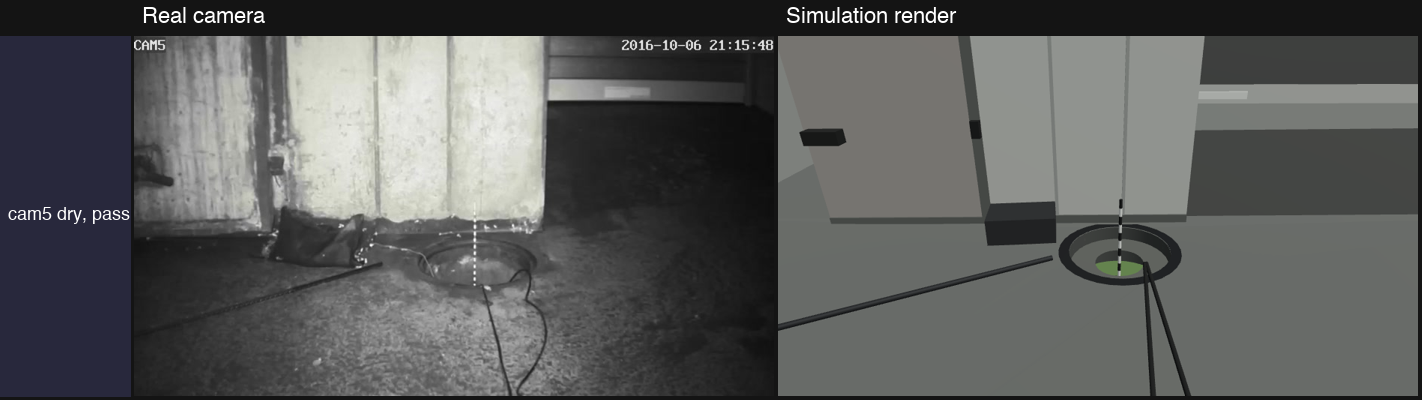
#> input picture runs/loop/calib_video/round_00/contact_3.png, 1422 x 400 px
$ python scene_score_check.py ../runs/loop/calib_video/round_00/contact_3.png   (older library calls are emulated)
#> lines starting #> are read from the running program, lines starting #| are printed output that depends on the picture; after the words box and inside, x2 and y2 are one past the last pixel; in counts of white or black regions, pixels touching at a corner belong together
### backend/scene_score.py
"""Scene-alignment score: how well a render's structure lines up with a real camera frame.

Compares edges, not texture or colour, so a night infrared frame and a flat-shaded
render can be compared. Higher score is better (0 to 100).

    python -m backend.scene_score REAL RENDER [--overlay out.png]
"""
import argparse
import json
from pathlib import Path

import cv2
import numpy as np

W, H = 640, 360
TRUNC_PX = 40.0          # chamfer distances are capped here so one missing wall cannot dominate
ORI_BINS = 12            # orientation bins over 0..180 degrees
GRID = (3, 3)            # orientation histograms per cell, so they are position-aware
MIN_EDGE_LEN = 25        # drop short edge fragments (floor texture, noise)
HI_PCT = 90              # Canny high threshold = this percentile of gradient magnitude
MIN_HI = 15.0            # floor for flat images

# Overlay regions as fractions of the frame (x0, y0, x1, y1): camera label top left, clock top right.
OVERLAY_MASKS = [(0.0, 0.0, 0.07, 0.07), (0.74, 0.0, 1.0, 0.07)]
BORDER_PX = 4


def _load_gray(img):
    if isinstance(img, (str, Path)):
        a = cv2.imread(str(img), cv2.IMREAD_GRAYSCALE)
        if a is None:
            raise FileNotFoundError(img)
    else:
        a = img if img.ndim == 2 else cv2.cvtColor(img, cv2.COLOR_BGR2GRAY)
    return cv2.resize(a, (W, H), interpolation=cv2.INTER_AREA)


def _valid_mask():
    m = np.ones((H, W), np.uint8)
    for x0, y0, x1, y1 in OVERLAY_MASKS:
        m[int(y0 * H):int(np.ceil(y1 * H)), int(x0 * W):int(np.ceil(x1 * W))] = 0
    m[:BORDER_PX], m[-BORDER_PX:], m[:, :BORDER_PX], m[:, -BORDER_PX:] = 0, 0, 0, 0
    return m


def _edges(gray):
    """Structural edges: equalise lighting, blur out texture, auto-threshold Canny, drop short bits."""
    g = cv2.createCLAHE(clipLimit=2.0, tileGridSize=(8, 8)).apply(gray)
    g = cv2.bilateralFilter(g, 9, 40, 9)
    g = cv2.GaussianBlur(g, (0, 0), 2.0)
    # Auto thresholds from this image's own gradient distribution, so a dim IR frame
    # and a bright flat render each keep their strongest edges.
    gx = cv2.Sobel(g, cv2.CV_32F, 1, 0, ksize=3)
    gy = cv2.Sobel(g, cv2.CV_32F, 0, 1, ksize=3)
    mag = np.hypot(gx, gy)
    hi = max(float(np.percentile(mag, HI_PCT)), MIN_HI)
    lo = 0.4 * hi
    e = cv2.Canny(g, lo, hi, L2gradient=True)
    e[_valid_mask() == 0] = 0
    n, lab, stats, _ = cv2.connectedComponentsWithStats((e > 0).astype(np.uint8), connectivity=8)
    keep = np.zeros(n, bool)
    keep[1:] = np.maximum(stats[1:, cv2.CC_STAT_WIDTH], stats[1:, cv2.CC_STAT_HEIGHT]) >= MIN_EDGE_LEN
    e = (keep[lab] * 255).astype(np.uint8)
    return e, gx, gy


def _chamfer(src, dst):
    """Mean distance (px) from each edge pixel of src to the nearest edge pixel of dst."""
    if not src.any():
        return TRUNC_PX
    if not dst.any():
        return TRUNC_PX
    dt = cv2.distanceTransform((dst == 0).astype(np.uint8), cv2.DIST_L2, 5)
    d = np.minimum(dt[src > 0], TRUNC_PX)
    return float(d.mean())


def _ori_hist(edges, gx, gy):
    ys, xs = np.nonzero(edges)
    ang = (np.degrees(np.arctan2(gy[ys, xs], gx[ys, xs])) % 180.0)
    b = np.minimum((ang / 180.0 * ORI_BINS).astype(int), ORI_BINS - 1)
    cy = np.minimum(ys * GRID[0] // H, GRID[0] - 1)
    cx = np.minimum(xs * GRID[1] // W, GRID[1] - 1)
    h = np.zeros((GRID[0], GRID[1], ORI_BINS))
    np.add.at(h, (cy, cx, b), 1.0)
    # Light circular smoothing so a 1-bin rotation is not a full miss.
    h = 0.5 * h + 0.25 * np.roll(h, 1, axis=2) + 0.25 * np.roll(h, -1, axis=2)
    return h


def _ori_sim(ha, hb):
    """Edge-count weighted cosine similarity of per-cell orientation histograms (0..1)."""
    sims, wts = [], []
    for i in range(GRID[0]):
        for j in range(GRID[1]):
            a, b = ha[i, j], hb[i, j]
            na, nb = np.linalg.norm(a), np.linalg.norm(b)
            w = a.sum() + b.sum()
            if w == 0:
                continue
            sims.append(0.0 if na == 0 or nb == 0 else float(a @ b / (na * nb)))
            wts.append(w)
    return float(np.average(sims, weights=wts)) if sims else 0.0


def structure_score(real_path, render_path):
    ea, gxa, gya = _edges(_load_gray(real_path))
    eb, gxb, gyb = _edges(_load_gray(render_path))
    real_to_render = _chamfer(ea, eb)
    render_to_real = _chamfer(eb, ea)
    chamfer = 0.5 * (real_to_render + render_to_real)
    osim = _ori_sim(_ori_hist(ea, gxa, gya), _ori_hist(eb, gxb, gyb))
    s_ch = max(0.0, 1.0 - chamfer / TRUNC_PX)
    score = 100.0 * (0.6 * s_ch + 0.4 * osim)
    return {
        "chamfer_px": round(chamfer, 2),
        "chamfer_real_to_render_px": round(real_to_render, 2),
        "chamfer_render_to_real_px": round(render_to_real, 2),
        "orientation_sim": round(osim, 3),
        "score": round(score, 1),
    }


# [43 lines left out: functions side_by_side, _main, not called in this run]


# [2 lines that do not run on import are left out]

### backend/scene_score_check.py
"""Sanity check for scene_score: the score must rank closer structure higher.

    python -m backend.scene_score_check [REAL_CAM5_FRAME]
"""
import sys
from pathlib import Path

import cv2

from backend.scene_score import side_by_side, structure_score

ROOT = Path(__file__).resolve().parent.parent
OUT = ROOT / "runs" / "scene_score"
REAL = ROOT / "data/raw/video/frames/ev32_cam5_dry_ref211500.jpg"


def _perturb(src, dst, dx, dy, deg, scale=1.0):
    img = cv2.imread(str(src))
    h, w = img.shape[:2]
    m = cv2.getRotationMatrix2D((w / 2, h / 2), deg, scale)
    m[:, 2] += (dx, dy)
    cv2.imwrite(str(dst), cv2.warpAffine(img, m, (w, h), borderMode=cv2.BORDER_REFLECT))
    return dst


def main():
    real = Path(sys.argv[1]) if len(sys.argv) > 1 else REAL
    OUT.mkdir(parents=True, exist_ok=True)
    small = _perturb(real, OUT / "real_shift_small.png", 12, 6, 1.0)
#> in _perturb, img is the input picture: shape (400, 1422, 3); mean B, G, R 90.9, 91.4, 90.4
    big = _perturb(real, OUT / "real_shift_big.png", 60, 30, 5.0, 1.05)
    cases = [
        ("real vs itself", real),
        ("real vs shift 12px + rot 1deg", small),
        ("real vs shift 60px + rot 5deg", big),
        ("real vs r0_blind cam5", OUT / "r0_blind/cam5_t00000.png"),
        ("real vs placeholder cam5", OUT / "placeholder/cam5_t00000.png"),
        ("real vs r0_blind cam1", OUT / "r0_blind/cam1_t00000.png"),
        ("real vs placeholder cam1", OUT / "placeholder/cam1_t00000.png"),
    ]
    rows = []
    print(f"{'case':34s} {'score':>6s} {'chamfer':>8s} {'r->s':>6s} {'s->r':>6s} {'orient':>7s}")
    for name, p in cases:
        s = structure_score(real, p)
#> in _edges, `g = cv2.GaussianBlur(g, (0, 0), 2.0)`:
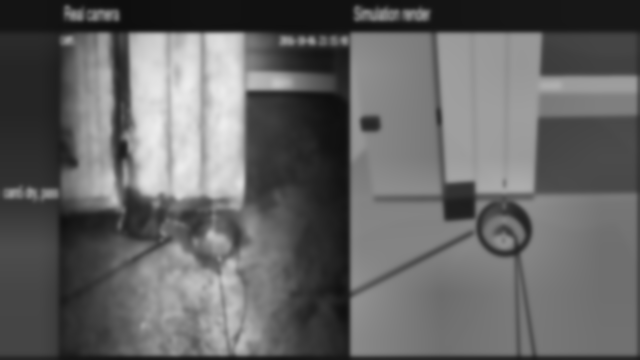
#> g: shape (360, 640); min 14, max 236, mean 100.7
#> in _edges, `gx = cv2.Sobel(g, cv2.CV_32F, 1, 0, ksize=3)`:
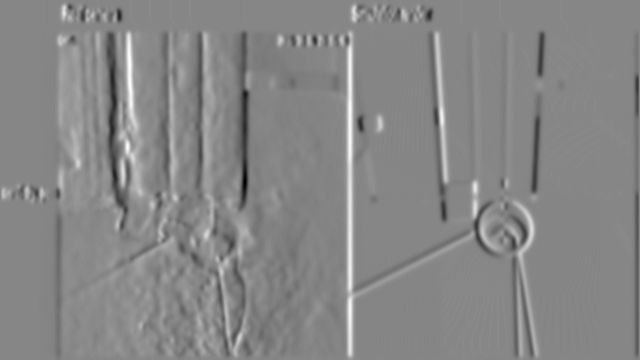
#> gx: shape (360, 640) float32; min -238, max 212, mean 0.2; drawn with min black and max white
#> in _edges, `gy = cv2.Sobel(g, cv2.CV_32F, 0, 1, ksize=3)`:
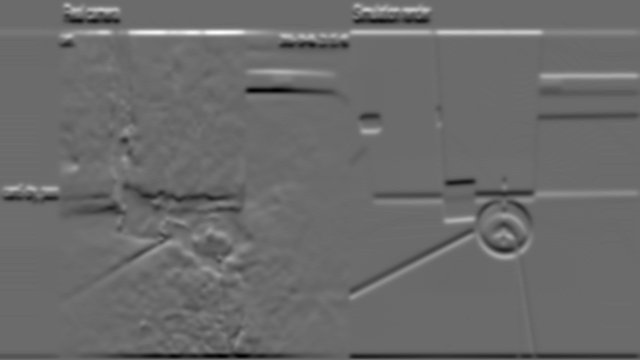
#> gy: shape (360, 640) float32; min -223, max 307, mean 0.3; drawn with min black and max white
#> in _edges, `mag = np.hypot(gx, gy)`:
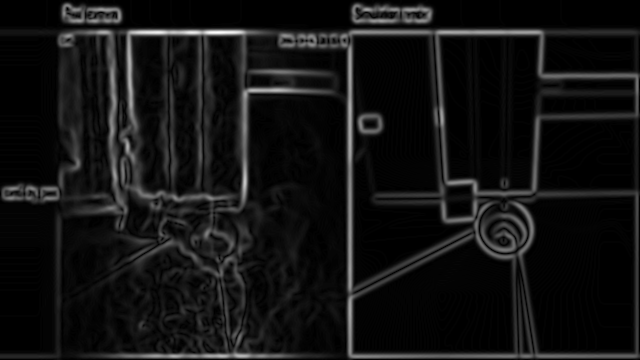
#> mag: shape (360, 640) float32; min 0, max 307, mean 22.9; drawn with min black and max white
#> in _edges, `hi = max(float(np.percentile(mag, HI_PCT)), MIN_HI)`: hi = 68.12
#> in _edges, `lo = 0.4 * hi`: lo = 27.25
#> in _edges, `e = cv2.Canny(g, lo, hi, L2gradient=True)`: e: shape (360, 640); 3.4% white in thin lines or dots
#> in _edges, `e[_valid_mask() == 0] = 0`:
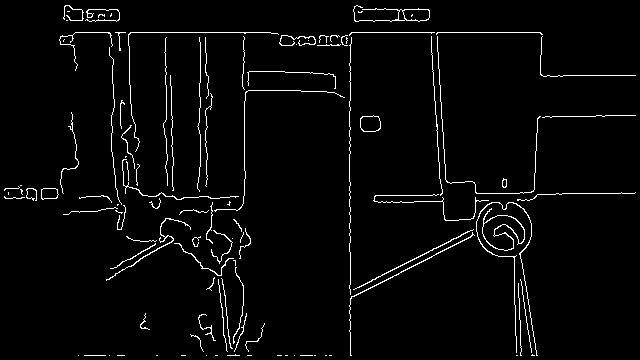
#> e: shape (360, 640); 3.1% white in thin lines or dots
#> in _edges, `n, lab, stats, _ = cv2.connectedComponentsWithStats((e > 0).astype(np...`:
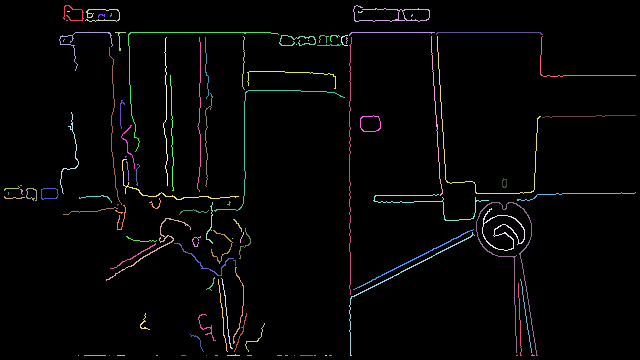
#> lab: shape (360, 640) int32; 110 distinct labels, from 0 to 109; one colour per label, 0 black
#> in _edges, `n, lab, stats, _ = cv2.connectedComponentsWithStats((e > 0).astype(np...`: n = 110; stats = 110 rows, first 6: [0, 0, 640, 360, 223300], [63, 5, 21, 16, 71], [353, 5, 77, 17, 205], [85, 9, 35, 13, 103], [67, 11, 3, 1, 3], [358, 11, 5, 2, 7]
#> in _edges, `e = (keep[lab] * 255).astype(np.uint8)`: e: shape (360, 640); 2.7% white in thin lines or dots, all inside (x1, y1, x2, y2) = (59, 5, 636, 356)
#> in _chamfer, `dt = cv2.distanceTransform((dst == 0).astype(np.uint8), cv2.DIST_L2, 5)`:
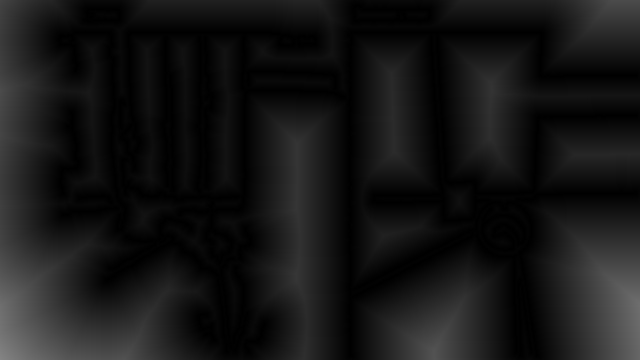
#> dt: shape (360, 640) float32; min 0, max 132.1, mean 22.2
#> in _chamfer, `d = np.minimum(dt[src > 0], TRUNC_PX)`: d = 6271 values from 0 to 0
#> in structure_score, `real_to_render = _chamfer(ea, eb)`: real_to_render = 0
#> in _ori_hist, `ys, xs = np.nonzero(edges)`: ys = 6271 values from 5 to 355; xs = 6271 values, max 635 at index 1454, min 59 at index 801, mean 315.3
#> in _ori_hist, `ang = (np.degrees(np.arctan2(gy[ys, xs], gx[ys, xs])) % 180.0)`: ang = 6271 values, max 179.7 at index 1972, min 0 at index 785, mean 93.48
#> in _ori_hist, `b = np.minimum((ang / 180.0 * ORI_BINS).astype(int), ORI_BINS - 1)`: b = 6271 values, max 11 at index 124, min 0 at index 44, mean 5.77
#> in _ori_hist, `cy = np.minimum(ys * GRID[0] // H, GRID[0] - 1)`: cy = 6271 values from 0 to 2
#> in _ori_hist, `cx = np.minimum(xs * GRID[1] // W, GRID[1] - 1)`: cx = 6271 values, max 2 at index 103, min 0 at index 17, mean 0.974
#> after the loop in _ori_sim, `for i in range(GRID[0]):`: sims = [1, 1, 1, 1, 1, 1, 1, 1, 1]; wts = [1632, 1658, 1076, 2080, 834, 1852, 688, 1574, 1148]
#> in structure_score, `osim = _ori_sim(_ori_hist(ea, gxa, gya), _ori_hist(eb, gxb, gyb))`: osim = 1
#> in structure_score, `score = 100.0 * (0.6 * s_ch + 0.4 * osim)`: score = 100
#> s = {'chamfer_px': 0, 'chamfer_real_to_render_px': 0, 'chamfer_render_to_real_px': 0, 'orientation_sim': 1, 'score': 100}
        rows.append((name, s))
        print(f"{name:34s} {s['score']:6.1f} {s['chamfer_px']:8.2f} {s['chamfer_real_to_render_px']:6.2f} "
              f"{s['chamfer_render_to_real_px']:6.2f} {s['orientation_sim']:7.3f}")
#| real vs itself                      100.0     0.00   0.00   0.00   1.000
    for tag, p in [("r0_blind_cam5", cases[3][1]), ("placeholder_cam5", cases[4][1]),
                   ("r0_blind_cam1", cases[5][1]), ("shift_small", small)]:
        side_by_side(real, p, OUT / f"overlay_{tag}.png", label=tag)
    sc = [s["score"] for _, s in rows]
    checks = {
        "self best": sc[0] == max(sc),
        "small shift second": sc[1] == sorted(sc, reverse=True)[1],
        "small shift > big shift": sc[1] > sc[2],
        "shifts > cam5 renders": min(sc[1], sc[2]) > max(sc[3], sc[4]),
        "r0_blind: cam1 < cam5": sc[5] < sc[3],
        "placeholder: cam1 < cam5": sc[6] < sc[4],
        "cam1 renders worst overall": max(sc[5], sc[6]) < min(sc[:5]),
    }
    for k, v in checks.items():
        print(f"{'PASS' if v else 'FAIL'}  {k}")
    return all(checks.values())


if __name__ == "__main__":
#> (the run stopped early here; a loop or call above may not have finished)
